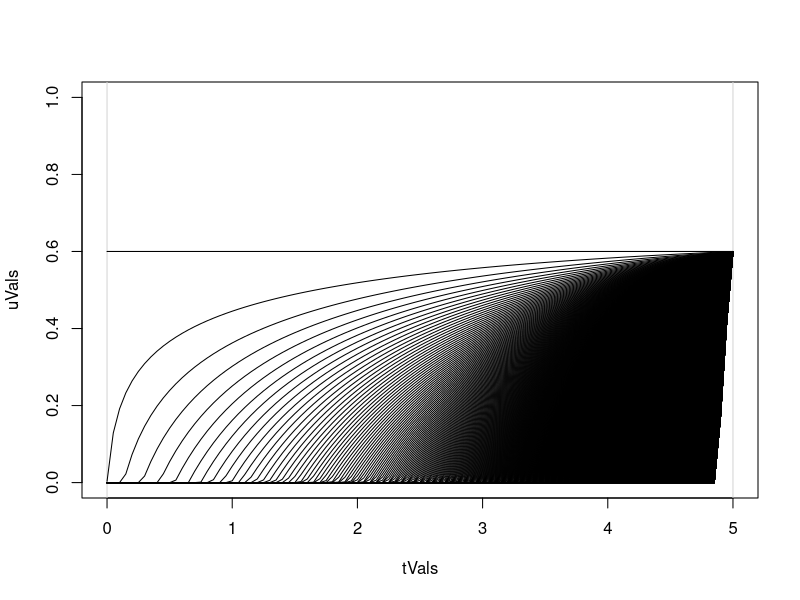
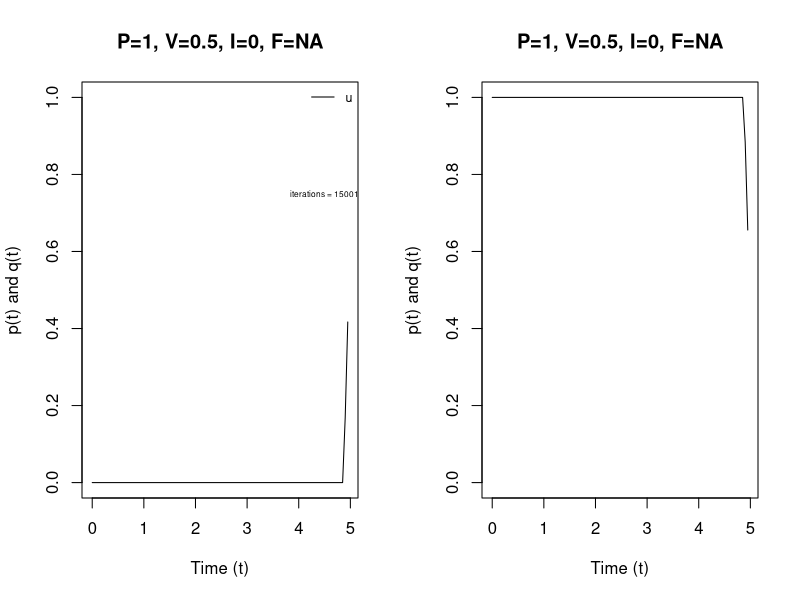

Write R code to recreate these figures, in order. (Note: this script raises an error after producing the figures.)
### Gregor Siegmund ###
### gs589@cornell.edu ###

# clear history
rm(list=ls(all=TRUE))

par(mfrow=c(1,1))

# load deSolve
library(deSolve)
library(compiler)

###########################################################
# Starting conditions for ODEs and optimizer 
###########################################################
mu = 2.5
del = 2.5
tl = mu - del
tf = mu + del
Tf = 5

# initial conditions
xA = c(P=1,V=.5,L=0)

# time steps
nt = 101

## time steps for ODE
tVals=seq(0,5,length=nt) # evaluation points 

### Starting point: initial guess at the optimal control 
uVals = rep(.6,nt)
beta1Vals = rep(.5,nt)

## parameters in ODE
parmsA=c();

M = 1
alpha=10

###########################################################
# ODE for state variables x
###########################################################
## The control u(t) must be an externally defined function [uFunc(t)]
derivs = numeric(3)
forward <- function(t, y, parms, f1, f2, ...) {
  
  # P, V, I, L are the four entries in y (ODE)
  P = y[1]
  V = y[2]
  L = y[3]
  
  # control function calculated by f1 at different time points
  ut <- f1(t)
  beta1t <- f2(t)

  derivs[1] =  - (beta1t) * ((1 - ut) * P)
  derivs[2] = (beta1t) * ut * ( P )
  derivs[3] = (beta1t) * ((1 - ut) * P)
  
  return(list(derivs))
}
forward = cmpfun(forward)

###########################################################
# ODE for adjoint variables lambda
###########################################################
## The state x(t) must be an externally defined function [xFunc(t)]
derivs2 = numeric(4)
backward = function(t,y,parms,f1,f2, s1, s2, s3 ) {
  
  lambda1=y[1];
  lambda2=y[2];
  lambda3=y[3];

  ut <- f1(t)
  beta1t <- f2(t)

  P = s1(t);
  V = s2(t);
  L = s3(t); 
  
 # eta= (lambda1+lambda2-lambda3) - (lambda3-lambda1)/(beta1t-ut)
  
  #const = alpha*V-beta1t*P
  phi=c()
 # for(i in 1:length(const)){
#    phi[i] = ifelse(const[i]<=0,0,eta[i])
#  }
  
  phi = ifelse(alpha*V-beta1t*P>0,0,ifelse(beta1t-ut==0,0,(lambda1+lambda2-lambda3) - (lambda3-lambda1)/(beta1t-ut)))

  derivs2[1] = beta1t * ut * ( lambda3 + phi - lambda1 - lambda2 ) + beta1t * (lambda1 - lambda3)
  derivs2[2] = ifelse(phi==0,0,-alpha*phi)
  derivs2[3] = -(1/L)
  derivs2[4] = phi

  return(list(derivs2))
}
backward = cmpfun(backward)

###########################################################
# Set season length distribution
# use this if wanting to plot distribution of season length
###########################################################
# seasonLength <- dunif(tVals,min=tl,max=tf)

# par(mfrow=c(2,1))

## uncomment to plot season length distribution
# plot(tVals,seasonLength,
#      type='n',ylim=c(0,1),
#      xlab="Time",ylab="Frequency")
# abline(v=tl,col='lightgray');abline(v=tf,col='lightgray')
# for(i in 1:length(tVals)){
#   segments(x0=tVals[i],y0=0,x1=tVals[i],y1=seasonLength[i])
# }

## uncomment to plot running update of controls
 plot(tVals,uVals,type='n',ylim=c(0,1))
 abline(v=tl,col='lightgray');abline(v=tf,col='lightgray')
 lines(tVals,uVals,lty='solid')
# lines(tVals,qVals,lty='dotted')

###########################################################
# Forward backward sweep
###########################################################
counter = 0
stop_criteria = 1

while(stop_criteria > 1e-5){

  # interpolate control functions
  uFunc=approxfun(tVals,uVals,rule=2);
  beta1Func=approxfun(tVals,beta1Vals,rule=2);

  # Using current u(t) solve forward for new x(t)
  out = ode(xA,tVals,forward,parms=parmsA, atol = 1e-7, f1 = uFunc, f2 = beta1Func );
  new_xVals = out[,c(2:4)];

  # interpolate state variables
  P_Func = approxfun(tVals,new_xVals[,1],rule=2);
  V_Func = approxfun(tVals,new_xVals[,2],rule=2);
  L_Func = approxfun(tVals,new_xVals[,3],rule=2);

   # Using current u(t) and x(t), solve backwards for new lambda(t)
  y = c(0,0,0,0)
  t = rev(tVals)
  f1 = uFunc
  f2 = beta1Func
  s1=P_Func
  s2=V_Func
  s3=L_Func

  out = ode(c(0,0,0,0),rev(tVals),backward,parms=parmsA ,atol = 1e-7,  f1 = uFunc, f2 = beta1Func, s1=P_Func, s2=V_Func, s3=L_Func, method="euler");
  new_lambdaVals = list(rev(out[,2]),rev(out[,3]), rev(out[,4]) , rev(out[,5]));
  
  # update control using gradient, first p then q
  switch_u = (new_lambdaVals[[1]]+new_lambdaVals[[2]] - new_lambdaVals[[3]] - new_lambdaVals[[4]])*beta1Func(tVals)*P_Func(tVals);
  new_uVals = uVals + 0.05*switch_u;
  new_uVals[new_uVals<0]=0;
  new_uVals[new_uVals>1]=1;
  delta_u = abs(uVals - new_uVals);
  uVals = new_uVals;
  
  switch_b1 = (new_lambdaVals[[1]]+new_lambdaVals[[2]] - new_lambdaVals[[3]]- new_lambdaVals[[4]])*uFunc(tVals)*P_Func(tVals) + (new_lambdaVals[[3]] - new_lambdaVals[[1]])*P_Func(tVals);
  new_b1Vals = beta1Vals + 0.05*switch_b1;
  new_b1Vals[new_b1Vals<0]=0;
  new_b1Vals[new_b1Vals>M]=M;
  delta_b1 = abs(beta1Vals - new_b1Vals);
  beta1Vals = new_b1Vals;
  
  # check for exiting while statement
  stop_criteria = max(delta_u,delta_b1);
  
  # uncomment lines to get running update of controls
   lines(tVals,uVals,lty='solid')

  counter = counter + 1;
  stop_criteria = ifelse(counter > 15000,stop_criteria==0,stop_criteria);
}

###########################################################
# Figures
# uncomment lines to save as pdf
###########################################################

## Plot optimal controls
# pdf(file=paste0("~/Dropbox/optimalControlProject/figures/unbranched-determinate-P=",xA[1],"-V=",xA[2],",uniform(",mu-del,",",mu+del,").pdf"),width=4,height=4)
par(mfrow=c(1,2))
plot(tVals[(1:(nt-1))],uVals[(1:(nt-1))],
     type='l',ylim=c(0,1),
     xlab="Time (t)",ylab="p(t) and q(t)",
     main=paste0("P=",xA[1],", V=",xA[2],", I=",xA[3],", F=",xA[4]))
legend("topright",c("u"),lty=c('solid'),
       bty="n", inset=c(0,0),cex=0.75)
text(4.5,.75,labels=c(paste("iterations =",counter)),cex=0.5)

plot(tVals[(1:(nt-1))],beta1Vals[(1:(nt-1))],
     type='l',ylim=c(0,M),
     xlab="Time (t)",ylab="p(t) and q(t)",
     main=paste0("P=",xA[1],", V=",xA[2],", I=",xA[3],", F=",xA[4]),
     lty='solid')
lines(tVals[(1:(nt-1))],beta2Vals[(1:(nt-1))],col='red',lty='dashed')
legend("topright",c("b1","b2"),lty=c('solid','dashed'),
       bty="n", inset=c(0,0),cex=0.75)
text(4.5,.75,labels=c(paste("iterations =",counter)),cex=0.5)
#dev.off()
  
## Plot trajectories of state variables
# pdf(file=paste0("~/Dropbox/optimalControlProject/figures/unbranched-determinate-states.pdf"),width=6,height=6)
par(mfrow=c(2,2))
plot(tVals,new_xVals[,1],type='l',xlab="Time",ylab="Primary meristems (P)")
plot(tVals,new_xVals[,2],type='l',xlab="Time",ylab="Vegetative biomass (V)")
plot(tVals,new_xVals[,3],type='l',xlab="Time",ylab="Inflorescence meristems (I)")
plot(tVals,new_xVals[,4],type='l',xlab="Time",ylab="Floral meristems (F)")
# dev.off()

plot(tVals,eta,type='l',xlab="Time",ylab="Floral meristems (F)")


## Plot trajectories of adjoint variables
## NOTE: may need to ajust upper limit on ylim(c(0,x))
# pdf(file=paste0("~/Dropbox/optimalControlProject/figures/unbranched-determinate-adjoints.pdf"),width=6,height=6)
par(mfrow=c(1,1))
plot(tVals[(1:(nt-1))],new_lambdaVals[[1]][(1:(nt-1))],
     type='l',
     xlab="Time (t)",ylab="Adjoint variables",
     ylim=c(0,100))
lines(tVals[(1:(nt-1))],new_lambdaVals[[2]][(1:(nt-1))],lty='dashed',col='red')
lines(tVals[(1:(nt-1))],new_lambdaVals[[3]][(1:(nt-1))],lty='dotted',col='orange')
lines(tVals[(1:(nt-1))],new_lambdaVals[[4]][(1:(nt-1))],lty='dotdash',col='green')
legend("topright",c(expression(lambda[1]),expression(lambda[2]),expression(lambda[3]),expression(lambda[4])),
       lty=c('solid','dashed',"dotted","dotdash"), col = c("black","red","orange","green"),
       bty="n", inset=c(0,0),cex=0.75)
# dev.off()

## Summary figure with season distribution, controls, adjoints; uncomment all if needed 
# pdf(file=paste0("~/Dropbox/optimalControlProject/figures/unbranched-determinate-P=",xA[1],"-V=",xA[2],",uniform(",mu-delta,",",mu+delta,").pdf"))
# par(mfrow=c(2,2))
# plot(tVals[(1:(nt-1))],seasonLength[(1:(nt-1))],
#      type='n',ylim=c(0,1),
#      xlab="Time",ylab="Frequency",
#      main=paste0("P=",xA[1],", V=",xA[2]))
# for(i in 1:length(tVals)){
#   segments(x0=tVals[i],y0=0,x1=tVals[i],y1=seasonLength[i])
# }
# legend("topright",paste0("Uniform(",tl,",",tf,")"),
#        bty='n', inset=c(0,-0.03),cex=0.75)
# 
# plot(tVals[(1:(nt-1))],pVals[(1:(nt-1))],
#      type='l',ylim=c(0,1),
#      xlab="Time (t)",ylab="u(t)")
# lines(tVals[(1:(nt-1))],qVals[(1:(nt-1))],
#       type='l',lty='dashed')
# legend("topright",c(paste("iterations =",counter)),
#        bty="n", inset=c(0,-0.03),cex=0.75)
# 
# plot(tVals[(1:(nt-1))],new_lambdaVals[[1]][(1:(nt-1))],
#      type='l',
#      xlab="Time (t)",ylab="Adjoint variables",
#      ylim=c(0,10))
# lines(tVals[(1:(nt-1))],new_lambdaVals[[2]][(1:(nt-1))],lty='dashed',col='red')
# lines(tVals[(1:(nt-1))],new_lambdaVals[[3]][(1:(nt-1))],lty='dotted',col='orange')
# lines(tVals[(1:(nt-1))],new_lambdaVals[[4]][(1:(nt-1))],lty='dotdash',col='green')
# 
# plot(tVals[(1:(nt-1))],new_lambdaVals[[1]][(1:(nt-1))],
#      type='l',
#      xlab="Time (t)",ylab="Adjoint variables",
#      xlim=c(2.5,5),ylim=c(0,.1))
# lines(tVals[(1:(nt-1))],new_lambdaVals[[2]][(1:(nt-1))],lty='dashed',col='red')
# lines(tVals[(1:(nt-1))],new_lambdaVals[[3]][(1:(nt-1))],lty='dotted',col='orange')
# lines(tVals[(1:(nt-1))],new_lambdaVals[[4]][(1:(nt-1))],lty='dotdash',col='green')
# 
# legend("topright",
#        c(expression(lambda[1]),expression(lambda[2]),expression(lambda[3]),expression(lambda[4])),
#        lty=c("solid","dashed","dotted","dotdash"),col=c("black","red","orange","green"),
#        bty="n", inset=c(0,0))
# dev.off()
